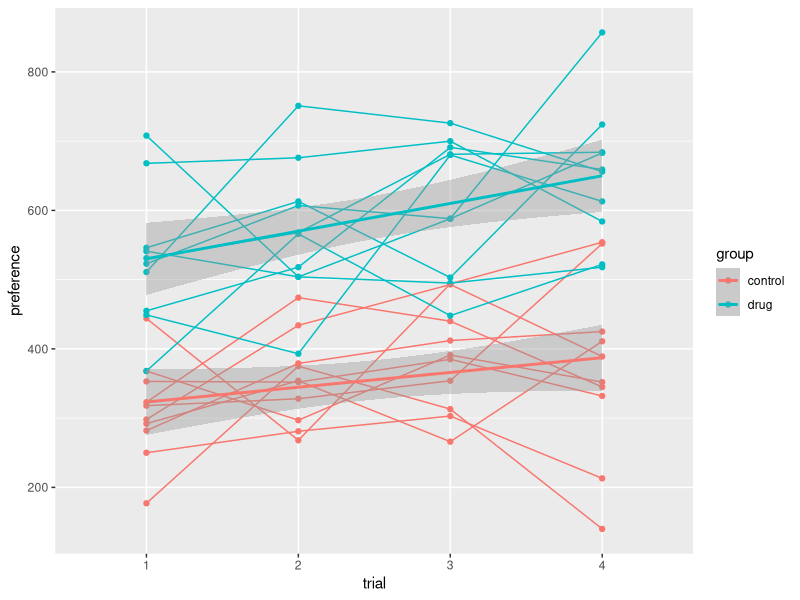
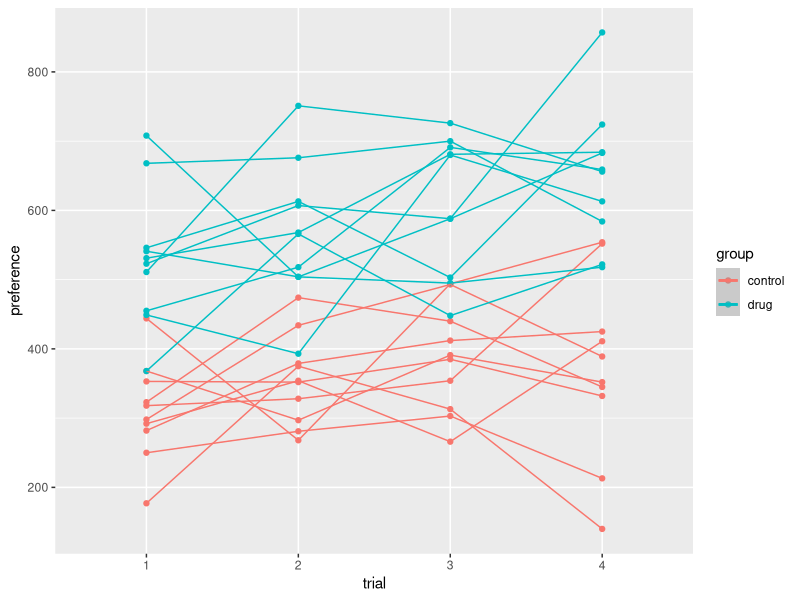
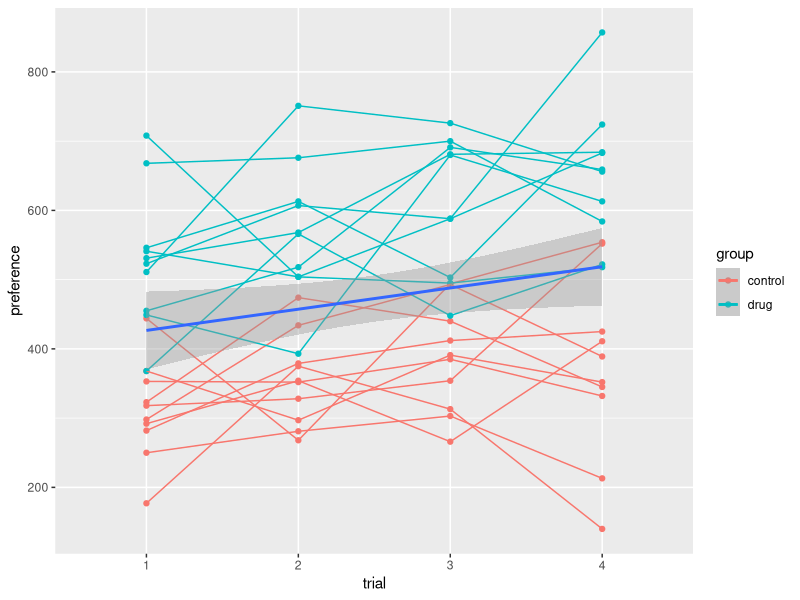
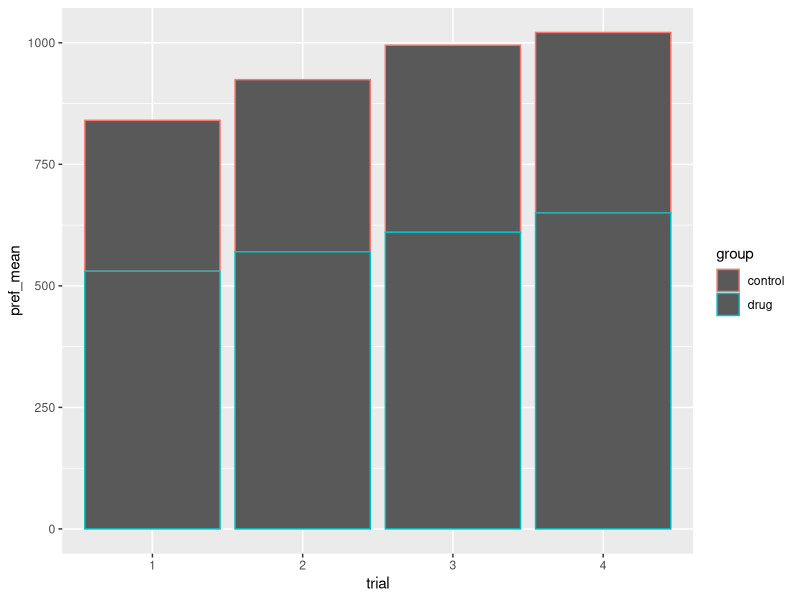
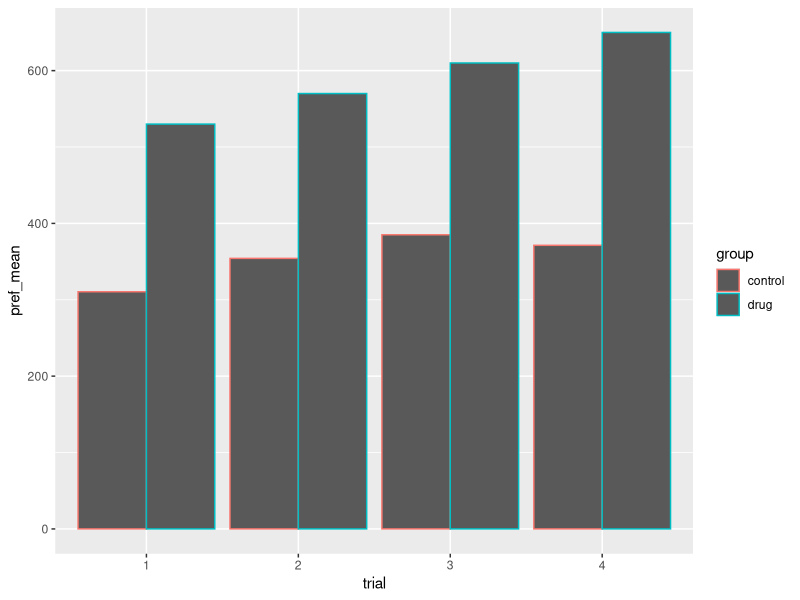
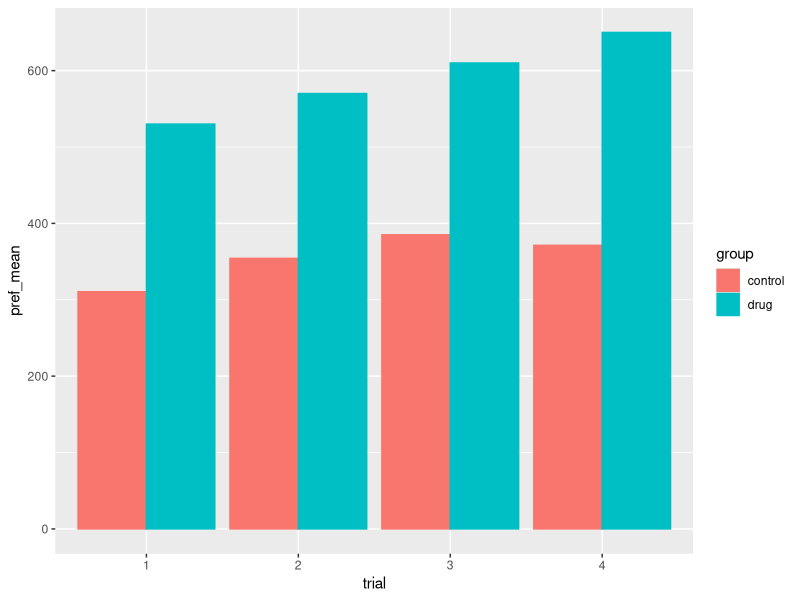
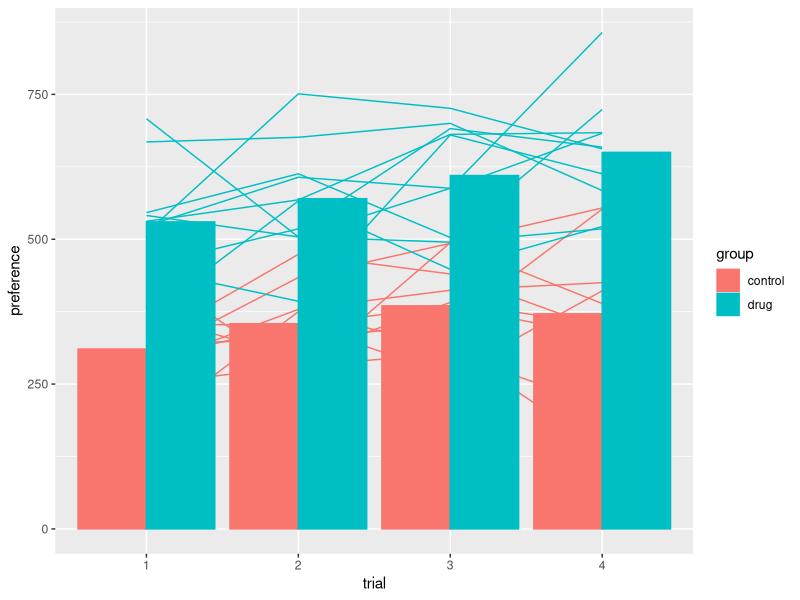
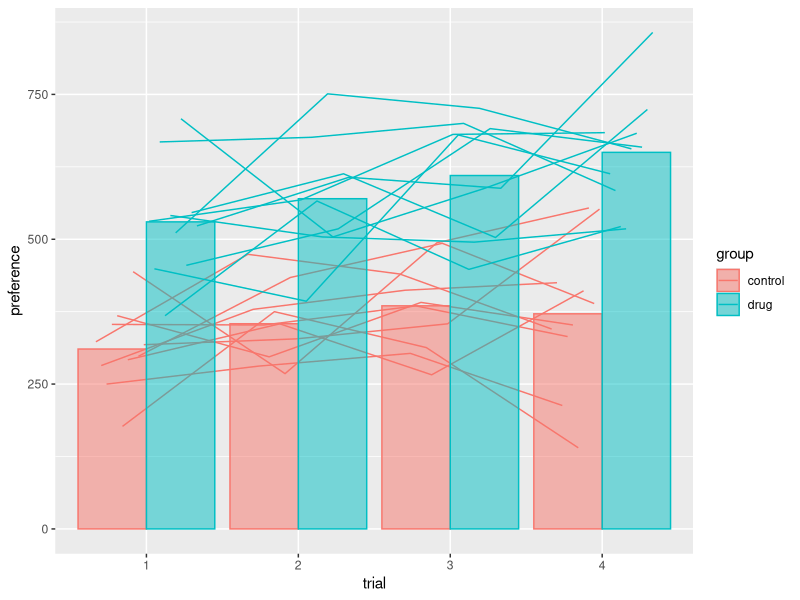

Write R code to recreate these figures, in order.
library(tidyverse)
library(readxl)

hw4_data <- read_excel("HW4_2022_data.xlsx") %>%
  mutate(group = factor(group, levels = c("control", "drug"))) %>%
  pivot_longer(trial_1:trial_4, names_to = "trial", 
               values_to = "preference") %>%
  mutate(trial = factor(parse_number(trial)), subject_ID = factor(subject_ID))

hw4_data %>% ggplot(aes(x=trial,y=preference,color=group)) +
  geom_point() + geom_line(aes(group=subject_ID)) +
  geom_smooth(aes(group=group), method="lm") # generates summary regression line by group

# maybe we want one line describing all the data
hw4_data %>% ggplot(aes(x=trial,y=preference,color=group)) +
  geom_point() + geom_line(aes(group=subject_ID)) +
  geom_smooth(method="lm")
# what happened?

hw4_data %>% ggplot(aes(x=trial,y=preference, color=group)) +
  geom_point() + geom_line(aes(group=subject_ID)) +
  geom_smooth(aes(group = 1), method="lm")
# geom_smooth can get confused depending on defaults so "group" aesthetic is helpful
# https://ggplot2.tidyverse.org/reference/aes_group_order.html
# note here that "group" can refer to the "group" aesthetic,
# or the "group" variable in the dataframe ... can be confusing!

## plotting means

hw4_means <- hw4_data %>% group_by(group,trial) %>% summarize(pref_mean = mean(preference)) %>% ungroup()

hw4_means %>% ggplot(aes(x = trial, y = pref_mean, color = group)) +
  geom_col()
# stacked bars are default :p

hw4_means %>% ggplot(aes(x = trial, y = pref_mean, color = group)) +
  geom_col(position = "dodge")
# not quite what we want, perhaps

hw4_means %>% ggplot(aes(x = trial, y = pref_mean, color = group, fill = group)) +
  geom_col(position = "dodge")
# this is straightforward but since we are using a modified data frame, cannot show trendlines

# stat_summary allows mapping of functions to geoms
# https://yjunechoe.github.io/posts/2020-09-26-demystifying-stat-layers-ggplot2/

hw4_data %>% ggplot(aes(x=trial,y=preference, color=group, fill = group)) +
  geom_line(aes(group=subject_ID)) +
  stat_summary(fun = mean, geom = "col", position = "dodge")
# hmmm
# make bars transparent
# get the lines to line up with the bars

hw4_data %>% ggplot(aes(x=trial,y=preference, color=group, fill = group)) +
  geom_line(aes(group=subject_ID), position = position_dodge(width = 0.7)) +
  stat_summary(fun = mean, geom = "col", position = "dodge", alpha = 0.5)
# how to get the trendlines to line up with the bars?

# probably many solutions ...

hw4_data %>% ggplot(aes(x=trial,y=preference, color=group, fill = group)) +
  stat_summary(fun = mean, geom = "col", position = "dodge", alpha = 0.5) +
  geom_line(aes(group=subject_ID), position = position_nudge(-0.22), 
            data = subset(hw4_data, group == "control")) +
  geom_line(aes(group=subject_ID), position = position_nudge(0.22), 
            data = subset(hw4_data, group == "drug"))
# this required some extensive googling for this specific use case!!
# figured out arguments for "position_nudge" by trial and error 
# change the order of the geoms/stats - get lines on top of bars!

hw4_data %>% ggplot(aes(x=trial,y=preference, color=group, fill = group)) +
  geom_line(aes(group=subject_ID), position = position_nudge(-0.22), 
            data = subset(hw4_data, group == "control")) +
  geom_line(aes(group=subject_ID), position = position_nudge(0.22), 
            data = subset(hw4_data, group == "drug")) +
  stat_summary(fun = mean, geom = "col", position = "dodge", alpha = 0.5, color = 0)
# remove that border around the bars

# themes and labels

hw4_data %>% ggplot(aes(x=trial,y=preference, color=group, fill = group)) +
  geom_line(aes(group=subject_ID), position = position_nudge(-0.22), 
            data = subset(hw4_data, group == "control")) +
  geom_line(aes(group=subject_ID), position = position_nudge(0.22), 
            data = subset(hw4_data, group == "drug")) +
  stat_summary(fun = mean, geom = "col", position = "dodge", alpha = 0.5, color = 0) +
  theme_classic()
# removes background grid
# floating bars!

hw4_data %>% ggplot(aes(x=trial,y=preference, color=group, fill = group)) +
  geom_line(aes(group=subject_ID), position = position_nudge(-0.22), 
            data = subset(hw4_data, group == "control")) +
  geom_line(aes(group=subject_ID), position = position_nudge(0.22), 
            data = subset(hw4_data, group == "drug")) +
  stat_summary(fun = mean, geom = "col", position = "dodge", alpha = 0.5, color = 0) +
  theme_classic() + 
  scale_y_continuous(expand=c(0,0)) # removes default expansion at top and bottom of y axis
# kind of squishes the top a little now

hw4_data %>% ggplot(aes(x=trial,y=preference, color=group, fill = group)) +
  geom_line(aes(group=subject_ID), position = position_nudge(-0.22), 
            data = subset(hw4_data, group == "control")) +
  geom_line(aes(group=subject_ID), position = position_nudge(0.22), 
            data = subset(hw4_data, group == "drug")) +
  stat_summary(fun = mean, geom = "col", position = "dodge", alpha = 0.5, color = 0) +
  theme_classic() + 
  scale_y_continuous(expand = expansion(mult = c(0, .05)))
# expand 5% at top of y-axis and 0% at bottom

hw4_data %>% ggplot(aes(x=trial,y=preference, color=group, fill = group)) +
  geom_line(aes(group=subject_ID), position = position_nudge(-0.22), 
            data = subset(hw4_data, group == "control")) +
  geom_line(aes(group=subject_ID), position = position_nudge(0.22), 
            data = subset(hw4_data, group == "drug")) +
  stat_summary(fun = mean, geom = "col", position = "dodge", alpha = 0.5, color = 0) +
  theme_classic() + 
  scale_y_continuous(expand = expansion(mult = c(0, .05))) + 
  scale_color_manual(values = c("purple", "orange"))
# oh my
# possible to call colors by name in R
# http://sape.inf.usi.ch/quick-reference/ggplot2/colour

hw4_data %>% ggplot(aes(x=trial,y=preference, color=group, fill = group)) +
  geom_line(aes(group=subject_ID), position = position_nudge(-0.22), 
            data = subset(hw4_data, group == "control")) +
  geom_line(aes(group=subject_ID), position = position_nudge(0.22), 
            data = subset(hw4_data, group == "drug")) +
  stat_summary(fun = mean, geom = "col", position = "dodge", alpha = 0.5, color = 0) +
  theme_classic() + 
  scale_y_continuous(expand = expansion(mult = c(0, .05))) + 
  scale_color_manual(values = c("purple", "orange")) +
  scale_fill_manual(values = c("purple", "orange"))
# must give scales for both color and fill aesthetics
# "scale_color" only passes a scale to the color aesthetic

hw4_data %>% ggplot(aes(x=trial,y=preference, color=group, fill = group)) +
  geom_line(aes(group=subject_ID), position = position_nudge(-0.22), 
            data = subset(hw4_data, group == "control")) +
  geom_line(aes(group=subject_ID), position = position_nudge(0.22), 
            data = subset(hw4_data, group == "drug")) +
  stat_summary(fun = mean, geom = "col", position = "dodge", alpha = 0.5, color = 0) +
  theme_classic() + 
  scale_y_continuous(expand = expansion(mult = c(0, .05))) + 
  scale_color_viridis_d(end = 0.8) +
  scale_fill_viridis_d(end = 0.8)
# viridis_d - d for "discrete"
# viridis_c - c for "continuous"
# specify "begin" and "end" parameters to set where it is on the scale (end = 1 ugly yellow)

hw4_data %>% ggplot(aes(x=trial,y=preference, color=group, fill = group)) +
  geom_line(aes(group=subject_ID), position = position_nudge(-0.22), 
            data = subset(hw4_data, group == "control")) +
  geom_line(aes(group=subject_ID), position = position_nudge(0.22), 
            data = subset(hw4_data, group == "drug")) +
  stat_summary(fun = mean, geom = "col", position = "dodge", alpha = 0.5, color = 0) +
  theme_classic() + 
  scale_y_continuous(expand = expansion(mult = c(0, .05))) + 
  scale_color_viridis_d(end = 0.8) +
  scale_fill_viridis_d(end = 0.8) +
  xlab("Trial") + ylab("Preference score") + ggtitle("Homework 4 Data") +
  theme(axis.title.x = element_text(size = 14)) +
  theme(axis.title.y = element_text(size = 14)) +
  theme(plot.title = element_text(size = 20, hjust = 0.5))
# I have to google this every time for changing the font and position
# http://www.sthda.com/english/wiki/ggplot2-axis-ticks-a-guide-to-customize-tick-marks-and-labels
# https://stackoverflow.com/questions/40675778/center-plot-title-in-ggplot2

library(palmerpenguins)

penguins %>% ggplot(aes(x=bill_length_mm, y=bill_depth_mm)) + geom_point(aes(color = species)) +
  geom_smooth(method = "lm")
# in this case, geom_smooth defaults to a line across all the data

penguins %>% ggplot(aes(x=bill_length_mm, y=bill_depth_mm)) + geom_point(aes(color = species)) +
  geom_smooth(aes(color = species), method = "lm")
# if geom_smooth has a color aesthetic, it will draw a line for each group

penguins %>% ggplot(aes(x=bill_length_mm, y=bill_depth_mm, color = species)) + geom_point() +
  geom_smooth(method = "lm", se = FALSE)
# same as before! (except we specified SE = FALSE to remove those CIs)
# the entire ggplot canvas has a color aesthetic
# geom_smooth inherits that aesthetic
# can move aesthetics around depending on how you want graph constructed

# export publication quality graph

dpi <- 600
tiff("output.tif", width=8*dpi, height=5*dpi, res=dpi) # specifies graphics device
# can export to jpg, png, ...
# (sets dpi for appropriate width but graphics program may default to 72 dpi)
# can constrain proportions of graph to get square etc
penguins %>% ggplot(aes(x=bill_length_mm, y=bill_depth_mm, color = species)) + geom_point() +
  geom_smooth(method = "lm", se = FALSE)
dev.off() # ends export to graphics device 
# some trial and error involved in this process
# note that TIFF files are enormous!
# https://rforbiochemists.blogspot.com/2015/05/export-high-resolution-graph-for.html

##

## A general tutorial website

# https://github.com/dhmontgomery/nicar20/tree/master/ggplot-graphics

## An interesting specific case

# https://github.com/gruggeri/ADSCV_media/blob/master/tidytuesday/cleaning_tate_artwork_bar.md
